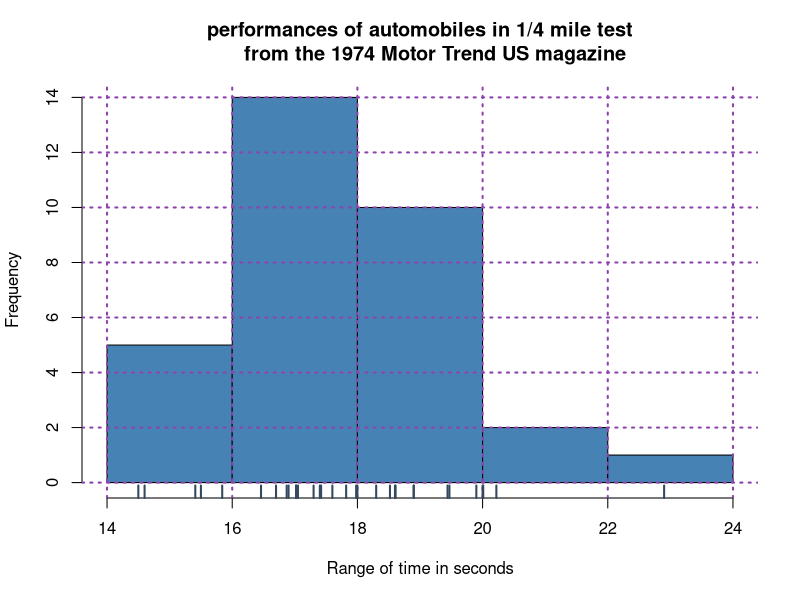
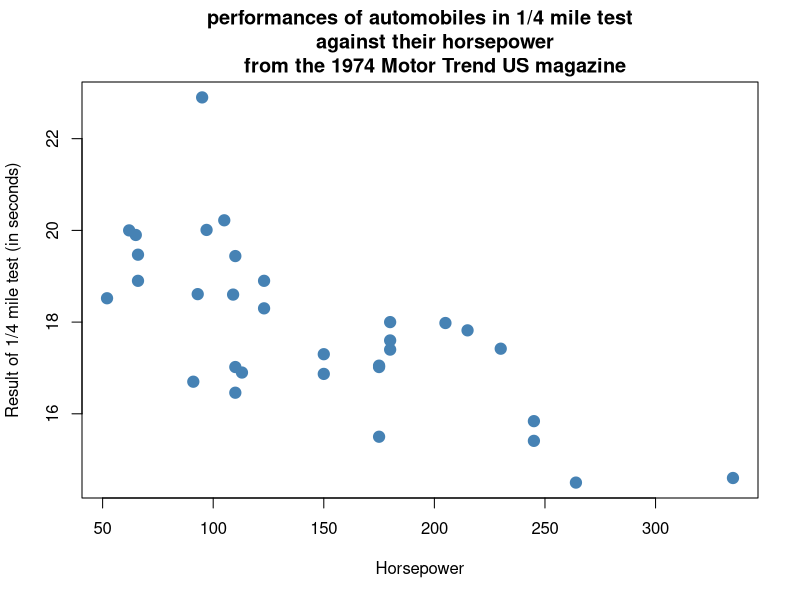
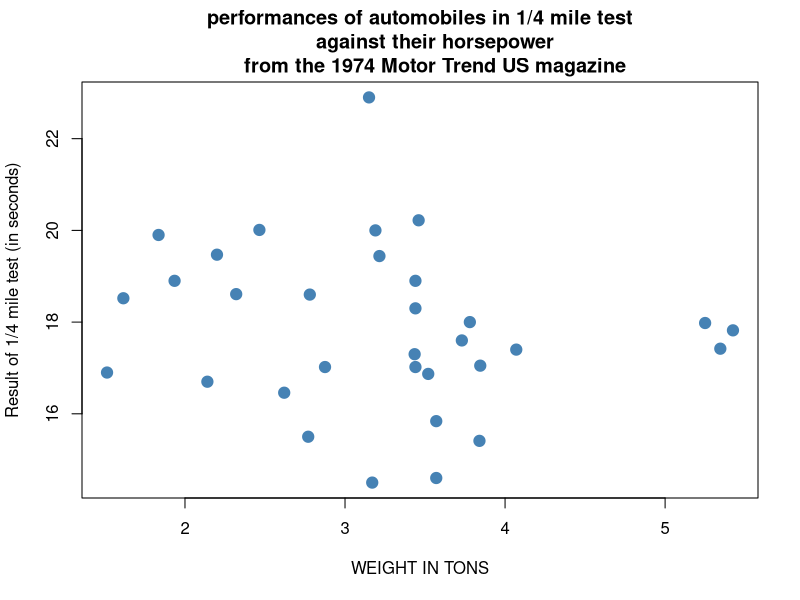
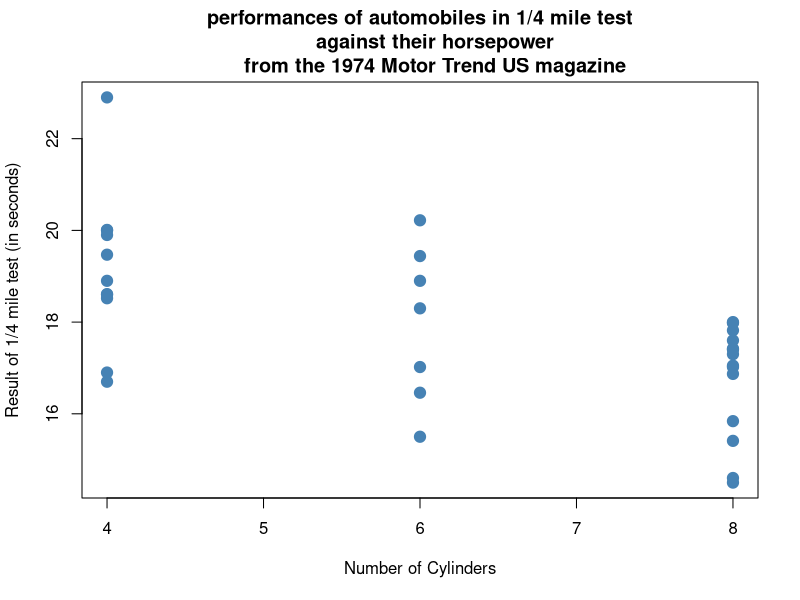
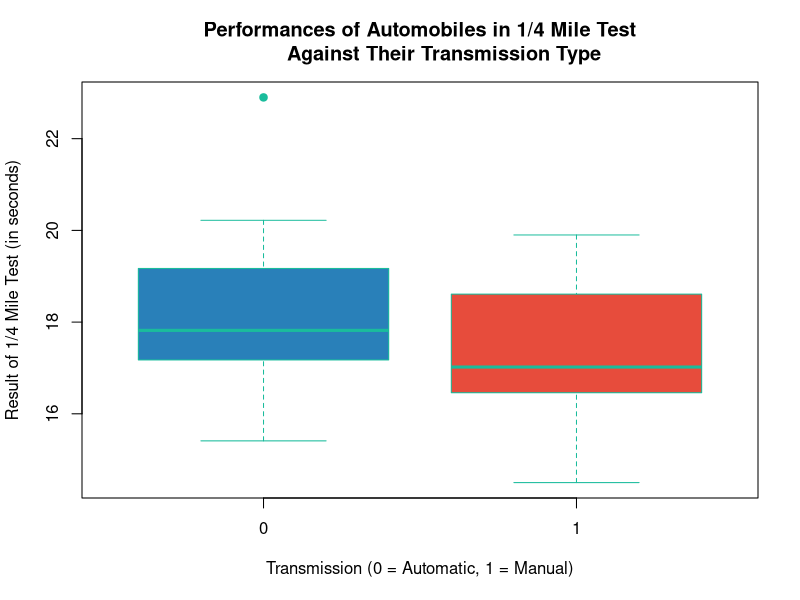
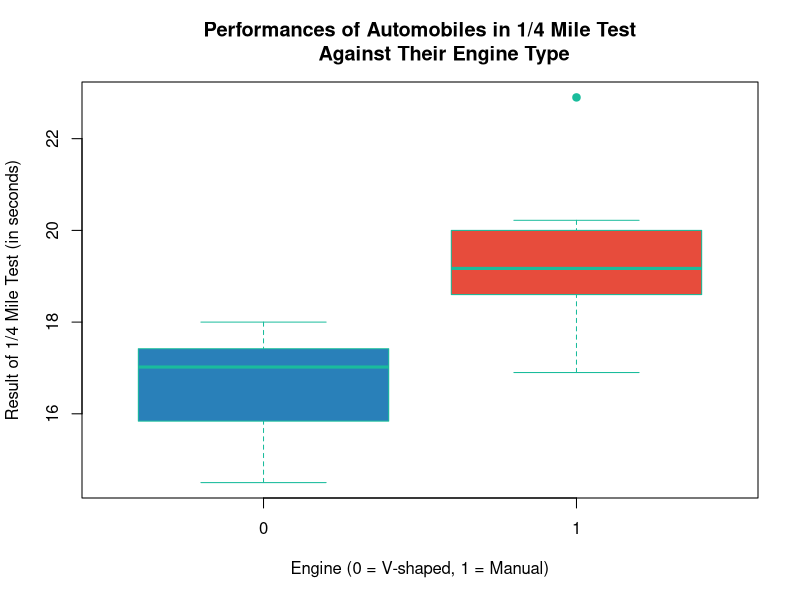

The R source for these figures, in order:
#Here we will compare speed stats
#Histogram to show the performances of cars in 1/4 mile test in range of seconds 
hist(mtcars$qsec,
     breaks = 5,
     main = "performances of automobiles in 1/4 mile test
     from the 1974 Motor Trend US magazine",
     xlab = "Range of time in seconds",
     col = "steelblue",
     pch = 19,
     cex = 1.5)
grid(nx = NULL, ny = NULL, col = "#8e44ad", lty = "dotted", lwd = 2)
rug(mtcars$qsec, lwd = 2, col = "#34495e")

#Comparing the results based on Horsepower
plot(mtcars$hp,mtcars$qsec,
     main = "performances of automobiles in 1/4 mile test
     against their horsepower
     from the 1974 Motor Trend US magazine",
     xlab = "Horsepower",
     ylab = "Result of 1/4 mile test (in seconds)",
     col = "steelblue",
     pch = 19,
     cex = 1.5)

#Comparing the results based on Weight
plot(mtcars$wt,mtcars$qsec,
     main = "performances of automobiles in 1/4 mile test
     against their horsepower
     from the 1974 Motor Trend US magazine",
     xlab = "WEIGHT IN TONS",
     ylab = "Result of 1/4 mile test (in seconds)",
     col = "steelblue",
     pch = 19,
     cex = 1.5)

#Comparing The results based on Cylinders
plot(mtcars$cyl,mtcars$qsec,
     main = "performances of automobiles in 1/4 mile test
     against their horsepower
     from the 1974 Motor Trend US magazine",,
     xlab = "Number of Cylinders",
     ylab = "Result of 1/4 mile test (in seconds)",
     col = "steelblue",
     pch = 19,
     cex = 1.5)

#Comparing the results against gear style
boxplot(mtcars$qsec ~ mtcars$am,
        main = "Performances of Automobiles in 1/4 Mile Test
        Against Their Transmission Type",
        pch = 19,
        col = c("#2980b9", "#e74c3c"), 
        ylab = "Result of 1/4 Mile Test (in seconds)",
        xlab = "Transmission (0 = Automatic, 1 = Manual)",
        border = "#1abc9c", 
        horizontal = FALSE,)

#Comparing against Engine Type
boxplot(mtcars$qsec ~ mtcars$vs,
        main = "Performances of Automobiles in 1/4 Mile Test
        Against Their Engine Type",
        pch = 19,
        col = c("#2980b9", "#e74c3c"), 
        ylab = "Result of 1/4 Mile Test (in seconds)",
        xlab = "Engine (0 = V-shaped, 1 = Manual)",
        border = "#1abc9c", 
        horizontal = FALSE)

        